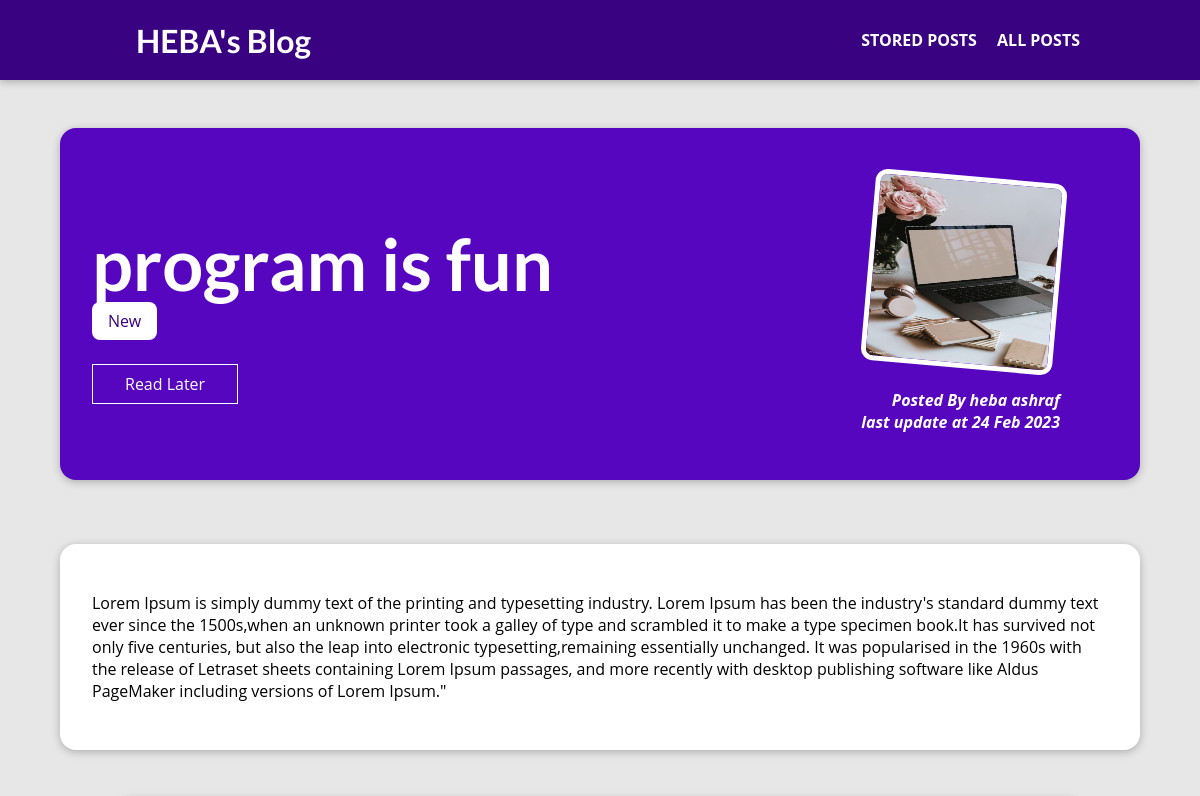
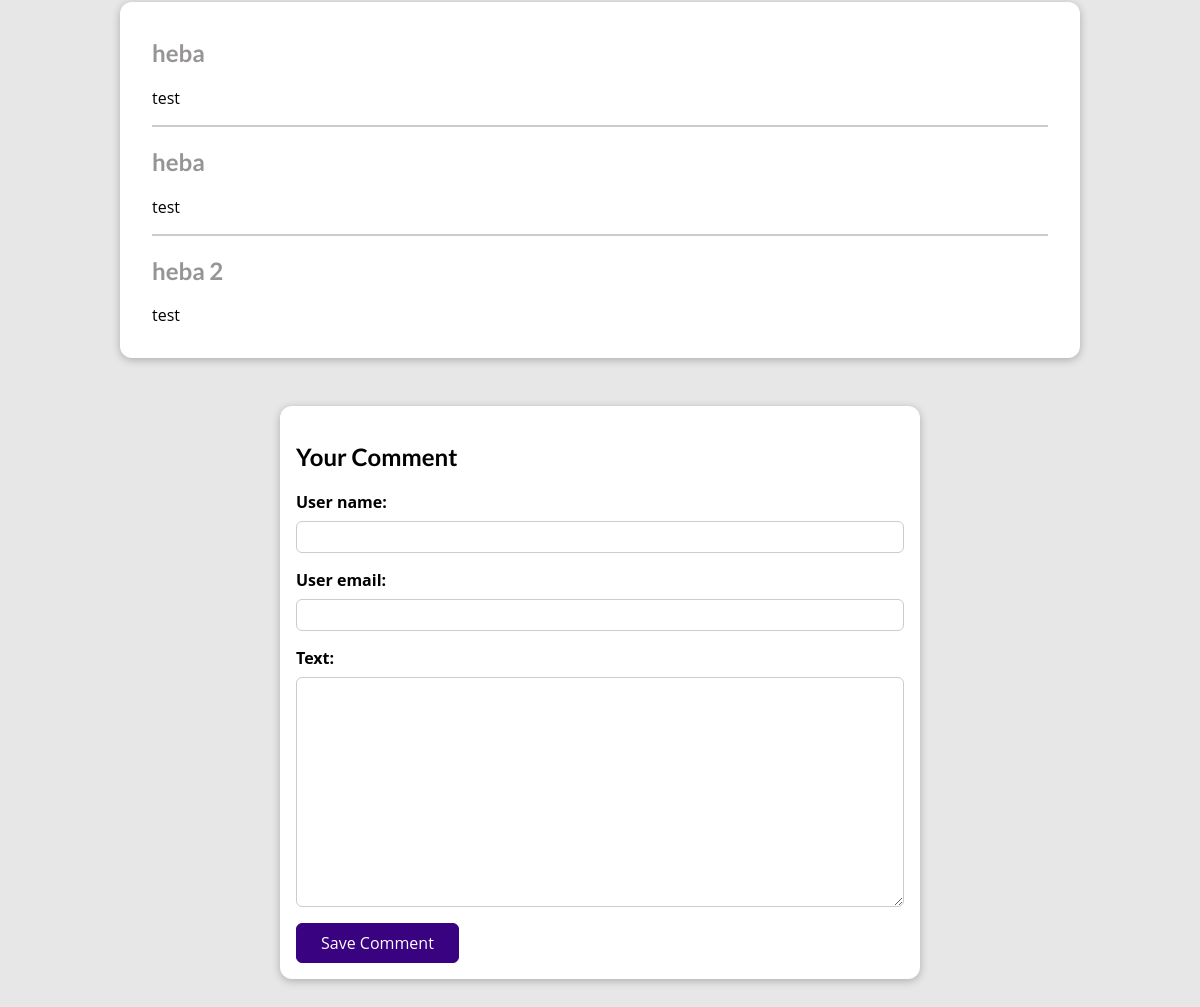
Screenshot of /posts/program-is-fun with the database file from the repository (2 pictures, top to bottom).
### blog/models.py (models this page shows, shortened)
class Post(models.Model):
    title = models.CharField(max_length=50)
    excerpt =models.CharField(max_length=100)
    image = models.ImageField(upload_to='posts', null=True)
    date = models.DateField(auto_now=True)
    slug = models.SlugField(unique=True, db_index=True)
    content = models.TextField(validators=[MinLengthValidator(10)])
    author = models.ForeignKey(
        Author,null=True, on_delete=models.SET_NULL, related_name="posts")
    tags = models.ManyToManyField(Tag)

class Tag(models.Model):
    caption = models.CharField(max_length=20)

class Author(models.Model):
    first_name = models.CharField(max_length=10)
    last_name = models.CharField(max_length=10)
    email_address = models.EmailField()
    def full_name(self):
        return f"{self.first_name} {self.last_name}"
    def __str__(self):
        return self.full_name()

class Comment(models.Model):
    user_name = models.CharField(max_length=120)
    user_email = models.EmailField()
    text = models.TextField(max_length=3400)
    post = models.ForeignKey(Post, on_delete=models.CASCADE, related_name='comments')

### blog/views.py (the view, shortened to what this page needs)
# urls.py: path('posts/<slug:slug>', views.SinglePostView.as_view(), name='single-post'), # slug will do this /// posts/my-first-post
class SinglePostView(View):
    def is_stored_post(self, request, post_id):
        stored_posts = request.session.get('stored_posts')
        if stored_posts is not None:
         is_saved_for_later = post_id  in stored_posts
        else:
            is_saved_for_later = False
        return is_saved_for_later
    def get(self, request,slug):
        post = Post.objects.get(slug=slug)
        stored_posts = request.session.get('stored_posts')
        if stored_posts is not None:
         is_saved_for_later = post.id  in stored_posts
        else:
            is_saved_for_later = False
        context = {
            'post': post,
            'post_tags': post.tags.all(),
            'comment_form': CommentForm(),
            'comments' : post.comments.all().order_by('-id'),
            'saved_for_later' : self.is_stored_post(request, post.id)
        }
        return render(request,'blog/post-details.html', context)

### blog/forms.py
class CommentForm(forms.ModelForm):
    class Meta:
        model = Comment
        exclude = ['post']
        label = {
            'user_name': 'Your Name',
            'user_email': 'Your Email',
            'text': 'Your Comment',
        }

### blog/templates/blog/post-details.html (shortened to what this page needs)
{% extends 'base.html' %}
{% load static %}
{% block css_files %}
   <link rel='stylesheet' href='{% static 'blog/post-detail.css' %}'>
{% endblock %}
{% block content %}
<section id='summary'>
    <h2>{{ post.title }}</h2>
    <div>
        {% for tag in post_tags %}
          <span class='tag'> {{ tag.caption }} </span>
        {% endfor %}
    </div>
    <div id='read-later' >
        <form action='{% url 'read-later' %}' method='POST'>
        <button >
            {% if saved_for_later %}
               Remove from "Read Later" List
            {% else %}
               Read Later
            {% endif %}
        </button>
        </form>
    </div>
    <article>
        <img src='{{ post.image.url }}' alt='{{ post.title }}'>
        <address> Posted By <a href='mailto:{{ post.author.email_address }}'> {{ post.author }} </a> </adress>
        <div>last update at <time>{{ post.date|date:"d M Y" }}</time></div>
</section>
    <main>
        <p>{{ post.content|linebreaks }}</p>
    </main>
    <section id="comments">
        <ul>
            {% for comment in comments %}
            <li>
                <h2>{{ comment.user_name }}</h2>
                <p>{{ comment.text|linebreaks }}</p>
            </li>
            {% endfor %}
        </ul>
    </section>
    <section id='comment-form'>
        <h2> Your Comment </h2>
        <form action='' method='POST'>
            {% for form_field in comment_form %}
                <div class ='form-control' {% if form_fiels.errors %}invalid{% endif %}>
                    {{ form_field.label_tag }}
                    {{ form_field }}
                </div>
            {% endfor %}
            <button> Save Comment </button>
        </form>
    </section>
{% endblock %}

### templates/base.html (shortened to what this page needs)
{% load static %}
<!DOCTYPE html>
<html>
    <head>
        <link rel="stylesheet" href="{% static 'app.css'%}">
       {% block css_files %}
        {% endblock %}
    </head>
    <body>
        <header id='main-navigation'>
            <h1>
               <a href='{% url 'home' %}'> HEBA's Blog </a>
            </h1>
            <nav>
               <a href='{% url 'read-later' %}'> STORED POSTS </a>
               <a href='{% url 'posts' %}'> ALL POSTS </a>
           </nav>
        </header>
        {% block content%}
        {% endblock %}
    </body>
</html>

### static/app.css (style rules this page uses)
* { box-sizing: border-box; }
html { font-family: 'Open Sans', 'Lato', sans-serif; }
body { margin: 0; }
h1, h2, h3 { font-family: 'Lato', sans-serif; font-weight: bold; }
#main-navigation { width: 100%; height: 5rem; display: flex; justify-content: space-between; align-items: center; padding: 0 10%; position: absolute; top: 0; left: 0; }
#main-navigation a { text-decoration: none; color: white; font-weight: bold; margin-left: 1rem; }

### blog/static/blog/post-detail.css (style rules this page uses)
body { background-color: #e7e7e7; }
#main-navigation { background-color: #390281; box-shadow: 0 2px 8px rgba(0, 0, 0, 0.25); }
#summary { margin: 8rem auto 3rem auto; padding: 2rem; width: 90%; max-width: 90rem; border-radius: 16px; background-color: #5706c0; position: relative; box-shadow: 0 2px 8px rgba(0, 0, 0, 0.25); height: 22rem; }
#summary h2 { color: white; font-size: 4.5rem; margin-bottom: 0.25rem; }
#summary article { position: absolute; top: 2rem; right: 3rem; padding: 1rem 2rem; border-radius: 12px; text-align: right; color: white; }
#summary article img { width: 12rem; height: 12rem; border-radius: 12px; transform: rotateZ(5deg); border: 5px solid white; margin-bottom: 1rem; }
#summary address { font-weight: bold; }
#summary time { font-weight: bold; }
#summary a { color: white; text-decoration: none; }
#read-later { margin: 2rem 0; }
#read-later button { background-color: transparent; border: 1px solid white; padding: 0.5rem 2rem; font: inherit; color: white; cursor: pointer; }
main { margin: 4rem auto 3rem auto; padding: 2rem; width: 90%; max-width: 90rem; border-radius: 16px; background-color: white; position: relative; box-shadow: 0 2px 8px rgba(0, 0, 0, 0.25); }
.tag { background-color: white; color: #390281; padding: 0.5rem 1rem; border-radius: 8px; }
#comment-form { margin: 3rem auto; width: 90%; max-width: 40rem; border-radius: 12px; background-color: white; box-shadow: 0 2px 8px rgba(0, 0, 0, 0.25); padding: 1rem; }
#comment-form button { font: inherit; background-color: #390281; color: white; border: 1px solid #390281; padding: 0.5rem 1.5rem; border-radius: 6px; cursor: pointer; }
.form-control { margin-bottom: 1rem; }
.form-control label { font-weight: bold; margin-bottom: 0.5rem; display: block; }
.form-control input, .form-control textarea { display: block; width: 100%; font: inherit; padding: 0.25rem; border-radius: 6px; border: 1px solid #ccc; }
#comments { margin: 3rem auto; width: 90%; max-width: 60rem; border-radius: 12px; background-color: white; box-shadow: 0 2px 8px rgba(0, 0, 0, 0.25); padding: 1rem 2rem; }
#comments ul { list-style: none; margin: 0; padding: 0; }
#comments li { margin-bottom: 1rem; border-bottom: 2px solid #ccc; }
#comments li:last-of-type { border-bottom: none; }
#comments h2 { color: rgb(151, 148, 148); }

### rows the page displays
Post: title "program is fun", image (picture), author "heba ashraf", date "24 Feb 2023", content "Lorem Ipsum is simply dummy text of the printing and typesetting industry. Lorem Ipsum has been the industry's standard dummy text ever since the 1500s,when an unknown printer took a galley of type and scrambled it to make a type specimen book.It has survived not only five centuries, but also the leap into electronic typesetting,remaining essentially unchanged. It was popularised in the 1960s with the release of Letraset sheets containing Lorem Ipsum passages, and more recently with desktop publishing software like Aldus PageMaker including versions of Lorem Ipsum.\""
Tag: caption "New"
Comment: user_name "heba", text "test"
Comment: user_name "heba", text "test"
Comment: user_name "heba 2", text "test"
